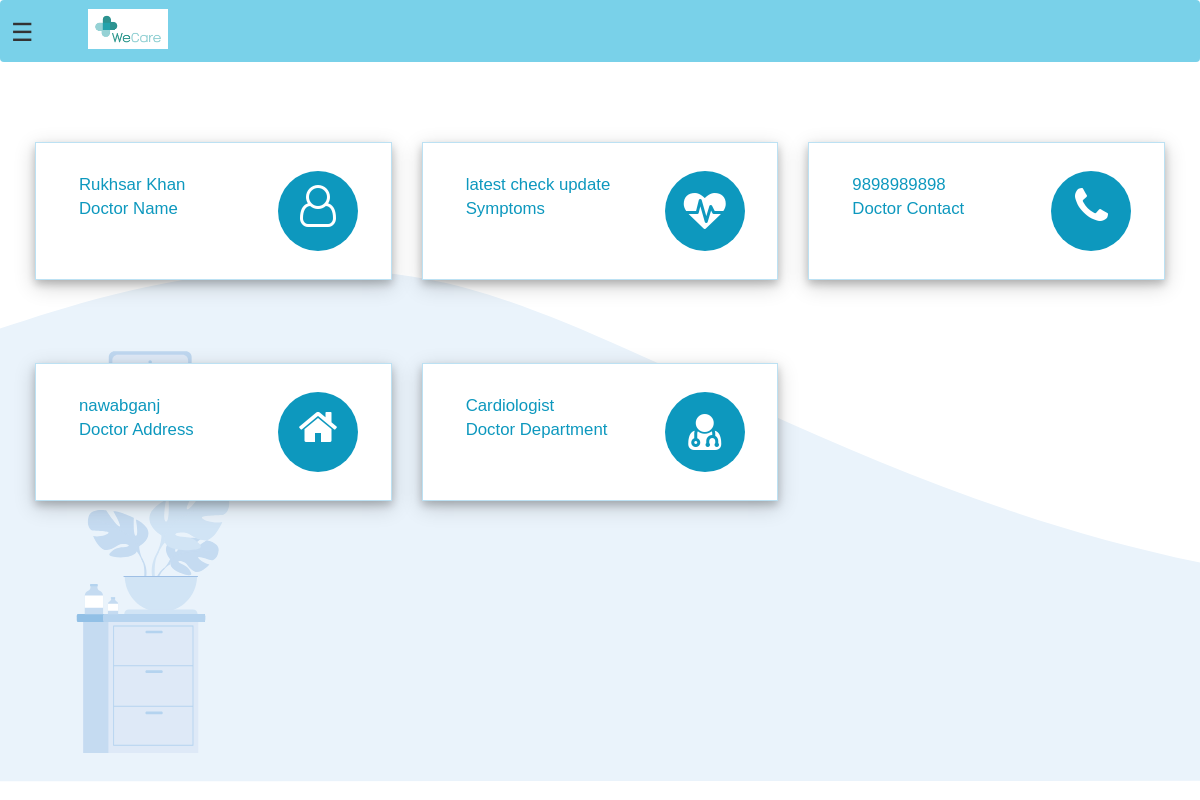
The app's page /patient-dashboard (signed in) with its own data.
### hospital/models.py (models this page shows, shortened)
class Patient(models.Model):
    user = models.OneToOneField(User, on_delete=models.CASCADE)
    profile_pic = models.ImageField(
        upload_to='profile_pic/PatientProfilePic/', null=True, blank=True)
    address = models.CharField(max_length=40)
    mobile = models.CharField(max_length=20, null=False)
    symptoms = models.CharField(max_length=100, null=False)
    assignedDoctorId = models.PositiveIntegerField(null=True)
    allergy_substance = models.CharField(max_length=100)
    allergy_criticality = models.CharField(
        max_length=20, choices=criticality, default='low')
    problems_list = models.CharField(max_length=100, null=False)
    immunization = models.CharField(max_length=100, null=False)
    history_procedure = models.CharField(max_length=100, null=False)
    diagnostic_results = models.FileField(
        upload_to='patient_document/', null=True, blank=True)
    past_history_of_illness = models.CharField(max_length=100, null=False)

class Doctor(models.Model):
    user = models.OneToOneField(User, on_delete=models.CASCADE)
    profile_pic = models.ImageField(
        upload_to='profile_pic/DoctorProfilePic/', null=True, blank=True)
    address = models.CharField(max_length=40)
    mobile = models.CharField(max_length=20, null=True)
    department = models.CharField(
        max_length=50, choices=departments, default='Cardiologist')
    @property
    def get_name(self):
        return self.user.first_name+" "+self.user.last_name

### hospital/views.py (the view)
# urls.py: path('patient-dashboard', views.patient_dashboard_view,
@login_required(login_url='patientlogin')
@user_passes_test(is_patient)
def patient_dashboard_view(request):
    patient = models.Patient.objects.get(user_id=request.user.id)
    doctor = models.Doctor.objects.get(user_id=patient.assignedDoctorId)
    mydict = {
        'patient': patient,
        'doctorName': doctor.get_name,
        'doctorMobile': doctor.mobile,
        'doctorAddress': doctor.address,
        'symptoms': patient.symptoms,
        'doctorDepartment': doctor.department,
    }
    return render(request, 'hospital/patient_dashboard.html', context=mydict)

### hospital/views.py (called while the page is built)
def is_patient(user):
    return user.groups.filter(name='PATIENT').exists()

### templates/hospital/patient_dashboard.html
{% extends 'hospital/patient_base.html' %}
{% load static %}
{% block content %}
{%include 'hospital/patient_dashboard_cards.html'%}
<br><br><br><br>
{% endblock content %}

### templates/hospital/patient_dashboard_cards.html (shortened to what this page needs)
{% load static %}
<!DOCTYPE html>
<html lang="en" dir="ltr">
<head>
  <link rel="stylesheet" href="https://maxcdn.bootstrapcdn.com/bootstrap/3.4.1/css/bootstrap.min.css">
  <link rel="stylesheet" href="https://cdnjs.cloudflare.com/ajax/libs/font-awesome/4.7.0/css/font-awesome.min.css">
</head>
<body>
  <div class="market-updates">
    <div class="col-md-4 market-update-gd" style="width: 350px;">
      <div class="market-update-block clr-block-1">
        <div class="col-md-8 market-update-left">
          <h4>{{doctorName}}</h4>
          <h4>Doctor Name</h4>
        </div>
        <div class="col-md-4 market-update-right">
          <i class="fa fa-user-o"></i>
        </div>
        <div class="clearfix"> </div>
      </div>
    </div>
    <div class="col-md-4 market-update-gd" style="width: 350px;">
      <div class="market-update-block clr-block-2">
        <div class="col-md-8 market-update-left">
          <h4>{{symptoms}}</h4>
          <h4>Symptoms</h4>
        </div>
        <div class="col-md-4 market-update-right">
          <i class="fa fa-heartbeat" aria-hidden="true"></i>
        </div>
        <div class="clearfix"> </div>
      </div>
    </div>
    <div class="col-md-4 market-update-gd" style="width: 350px;">
      <div class="market-update-block clr-block-2">
        <div class="col-md-8 market-update-left">
          <h4>{{doctorMobile}}</h4>
          <h4>Doctor Contact</h4>
        </div>
        <div class="col-md-4 market-update-right">
          <i class="fa fa-phone" aria-hidden="true"></i>
        </div>
        <div class="clearfix"> </div>
      </div>
    </div>
  </div>
  <br><br>
  <div class="market-updates">
    <div class="col-md-4 market-update-gd" style="width: 350px;">
      <div class="market-update-block clr-block-2">
        <div class="col-md-8 market-update-left">
          <h4>{{doctorAddress}}</h4>
          <h4>Doctor Address</h4>
        </div>
        <div class="col-md-4 market-update-right">
          <i class="fa fa-home" aria-hidden="true"></i>
        </div>
        <div class="clearfix"> </div>
      </div>
    </div>
    <div class="col-md-4 market-update-gd" style="width: 350px;">
      <div class="market-update-block clr-block-2">
        <div class="col-md-8 market-update-left">
          <h4>{{doctorDepartment}}</h4>
          <h4>Doctor Department</h4>
        </div>
        <div class="col-md-4 market-update-right">
          <i class="fa fa-user-md" aria-hidden="true"></i>
        </div>
        <div class="clearfix"> </div>
      </div>
    </div>
  </div>
</body>
</html>

### templates/hospital/patient_dashboard_cards.html (style rules this page uses)
.market-updates { display: flex; flex-wrap: wrap; margin: 2rem; }
.market-update-gd { padding-bottom: 0.3rem; }
.market-update-block { padding: 2em 2em; background: #999; }
.market-update-block h4 { font-size: 1.2em; color: #0D98BE; margin: 0.3em 0em; font-family: 'Carrois Gothic', sans-serif; }
.market-update-block.clr-block-1 { background: white; margin-right: 0.8em; box-shadow: 0 4px 8px 0 rgba(0, 0, 0, 0.2), 0 6px 20px 0 rgba(0, 0, 0, 0.19); border: solid rgba(188, 225, 243, 0.993) 1px; margin: 0; transition: 0.5s all; -webkit-transition: 0.5s all; -moz-transition: 0.5s all; -o-transition: 0.5s all; }
.market-update-block.clr-block-2 { background: white; box-shadow: 0 4px 8px 0 rgba(0, 0, 0, 0.2), 0 6px 20px 0 rgba(0, 0, 0, 0.19); border: solid rgba(188, 225, 243, 0.993) 1px; transition: 0.5s all; -webkit-transition: 0.5s all; -moz-transition: 0.5s all; -o-transition: 0.5s all; }
.market-update-right i.fa.fa-user-o { font-size: 3em; color: white; width: 80px; height: 80px; background: #0D98BE; ; text-align: center; border-radius: 49px; -webkit-border-radius: 49px; -moz-border-radius: 49px; -o-border-radius: 49px; line-height: 1.7em; }
.market-update-right i.fa.fa-phone { font-size: 3em; color: #fff; width: 80px; height: 80px; background: #0D98BE; text-align: center; border-radius: 49px; -webkit-border-radius: 49px; -moz-border-radius: 49px; -o-border-radius: 49px; line-height: 1.7em; }
.market-update-right i.fa.fa-home { font-size: 3em; color: #fff; width: 80px; height: 80px; background: #0D98BE; ; text-align: center; border-radius: 49px; -webkit-border-radius: 49px; -moz-border-radius: 49px; -o-border-radius: 49px; line-height: 1.7em; }
.market-update-right i.fa.fa-heartbeat { font-size: 3em; color: #fff; width: 80px; height: 80px; background: #0D98BE; padding-top: 5px; text-align: center; border-radius: 49px; -webkit-border-radius: 49px; -moz-border-radius: 49px; -o-border-radius: 49px; line-height: 1.7em; }
.market-update-right i.fa.fa-user-md { font-size: 3em; color: #fff; width: 80px; height: 80px; background: #0D98BE; padding-top: 5px; text-align: center; border-radius: 49px; -webkit-border-radius: 49px; -moz-border-radius: 49px; -o-border-radius: 49px; line-height: 1.7em; }
.market-update-left { padding: 0px; }

### records on screen
Patient: symptoms "latest check update"
Doctor: mobile "9898989898", address "nawabganj", department "Cardiologist"

### other values on screen
{{ doctorName }} "Rukhsar Khan"
